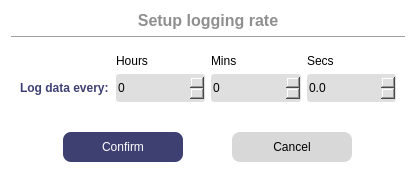
<?xml version="1.0" encoding="UTF-8"?>
<ui version="4.0">
 <class>WLogDataEvery</class>
 <widget class="QDialog" name="WLogDataEvery">
  <property name="geometry">
   <rect>
    <x>0</x>
    <y>0</y>
    <width>416</width>
    <height>182</height>
   </rect>
  </property>
  <property name="windowTitle">
   <string>Log data period configuration</string>
  </property>
  <property name="styleSheet">
   <string notr="true">#WLogDataEvery {
 background-color:white;
 border-radius: 5px;
}
#label{
 color: #3E4072;
 font-weight: 800;
}
#buttonBox{
 background-color: #3E4072;
}
#label_Title{
 color: #8F8F8F;
 font-weight: 600;
}
QSpinBox,
QDoubleSpinBox {
 background-color:#DFDFDF;
 border-radius: 3px;
}
#pushButton_Confirm,
#pushButton_Cancel {
 border: none;
 border-radius: 8px;
}
#pushButton_Confirm {
 color: white;
 background-color: #3E4072;
}
#pushButton_Confirm:hover {
 color: white;
 background-color: #595D89;
}
#pushButton_Cancel {
 background-color: #D8D8D8;
}
#pushButton_Cancel:hover {
 background-color: #ACACAC;
}</string>
  </property>
  <layout class="QVBoxLayout" name="verticalLayout">
   <item>
    <widget class="QLabel" name="label_Title">
     <property name="font">
      <font>
       <pointsize>12</pointsize>
       <fontweight>DemiBold</fontweight>
      </font>
     </property>
     <property name="text">
      <string>Setup logging rate</string>
     </property>
     <property name="alignment">
      <set>Qt::AlignCenter</set>
     </property>
    </widget>
   </item>
   <item>
    <widget class="Line" name="line">
     <property name="orientation">
      <enum>Qt::Horizontal</enum>
     </property>
    </widget>
   </item>
   <item>
    <widget class="QWidget" name="widget" native="true">
     <layout class="QGridLayout" name="gridLayout">
      <item row="0" column="4">
       <widget class="QLabel" name="label_4">
        <property name="text">
         <string>Secs</string>
        </property>
       </widget>
      </item>
      <item row="0" column="3">
       <widget class="QLabel" name="label_3">
        <property name="text">
         <string>Mins</string>
        </property>
       </widget>
      </item>
      <item row="1" column="0">
       <widget class="QLabel" name="label">
        <property name="text">
         <string>Log data every:</string>
        </property>
       </widget>
      </item>
      <item row="0" column="1">
       <widget class="QLabel" name="label_2">
        <property name="text">
         <string>Hours</string>
        </property>
       </widget>
      </item>
      <item row="1" column="3">
       <widget class="QSpinBox" name="spinBox_Mins">
        <property name="minimumSize">
         <size>
          <width>0</width>
          <height>28</height>
         </size>
        </property>
        <property name="maximum">
         <number>59</number>
        </property>
       </widget>
      </item>
      <item row="1" column="1">
       <widget class="QSpinBox" name="spinBox_Hours">
        <property name="minimumSize">
         <size>
          <width>0</width>
          <height>28</height>
         </size>
        </property>
        <property name="maximumSize">
         <size>
          <width>16777215</width>
          <height>28</height>
         </size>
        </property>
        <property name="maximum">
         <number>120</number>
        </property>
       </widget>
      </item>
      <item row="1" column="4">
       <widget class="QDoubleSpinBox" name="spinBox_Secs">
        <property name="minimumSize">
         <size>
          <width>0</width>
          <height>28</height>
         </size>
        </property>
        <property name="decimals">
         <number>1</number>
        </property>
        <property name="maximum">
         <double>59.899999999999999</double>
        </property>
       </widget>
      </item>
     </layout>
    </widget>
   </item>
   <item>
    <spacer name="verticalSpacer">
     <property name="orientation">
      <enum>Qt::Vertical</enum>
     </property>
     <property name="sizeHint" stdset="0">
      <size>
       <width>20</width>
       <height>40</height>
      </size>
     </property>
    </spacer>
   </item>
   <item>
    <widget class="QWidget" name="widget_3" native="true">
     <layout class="QHBoxLayout" name="horizontalLayout">
      <item>
       <widget class="QPushButton" name="pushButton_Confirm">
        <property name="minimumSize">
         <size>
          <width>0</width>
          <height>30</height>
         </size>
        </property>
        <property name="maximumSize">
         <size>
          <width>120</width>
          <height>16777215</height>
         </size>
        </property>
        <property name="text">
         <string>Confirm</string>
        </property>
       </widget>
      </item>
      <item>
       <widget class="QPushButton" name="pushButton_Cancel">
        <property name="minimumSize">
         <size>
          <width>120</width>
          <height>30</height>
         </size>
        </property>
        <property name="maximumSize">
         <size>
          <width>120</width>
          <height>16777215</height>
         </size>
        </property>
        <property name="text">
         <string>Cancel</string>
        </property>
       </widget>
      </item>
     </layout>
    </widget>
   </item>
  </layout>
 </widget>
 <resources/>
 <connections>
  <connection>
   <sender>pushButton_Confirm</sender>
   <signal>clicked()</signal>
   <receiver>WLogDataEvery</receiver>
   <slot>accept()</slot>
   <hints>
    <hint type="sourcelabel">
     <x>154</x>
     <y>139</y>
    </hint>
    <hint type="destinationlabel">
     <x>147</x>
     <y>275</y>
    </hint>
   </hints>
  </connection>
  <connection>
   <sender>pushButton_Cancel</sender>
   <signal>clicked()</signal>
   <receiver>WLogDataEvery</receiver>
   <slot>reject()</slot>
   <hints>
    <hint type="sourcelabel">
     <x>330</x>
     <y>158</y>
    </hint>
    <hint type="destinationlabel">
     <x>330</x>
     <y>223</y>
    </hint>
   </hints>
  </connection>
 </connections>
</ui>
